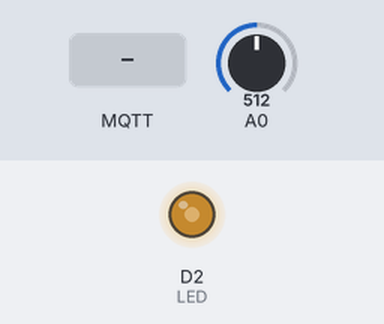
Recording of a sketch running on a simulated ESP8266 (NodeMCU). Shown: output pins drawn as LEDs (lit = HIGH). The inputs (shaded band) are chosen by the test bench; at power-on: A0 = 512. WiFi joins after 1.5 s; servers stay silent unless stated; no MQTT or app messages arrive unless stated; what the sketch prints to the serial monitor is not drawn.

Above: at 2.7 s.
2.8 s: MQTT message "0" arrives on the first subscribed topic
At 4.0 s:
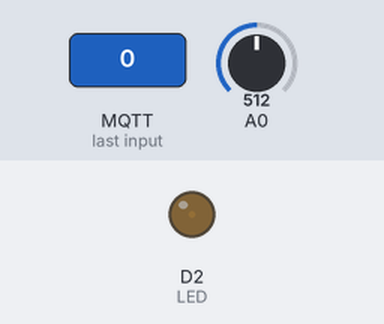
4.3 s: MQTT message "on" arrives on the first subscribed topic
At 5.4 s:
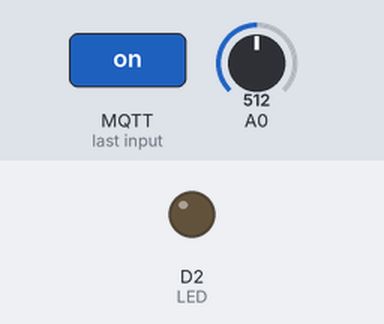
7.3 s: MQTT message "90" arrives on the first subscribed topic
At 17.7 s:
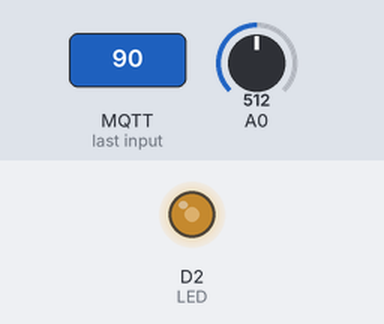
Timing chart, 0 to 18.8 s (numbered marks = the images above; inputs shaded):
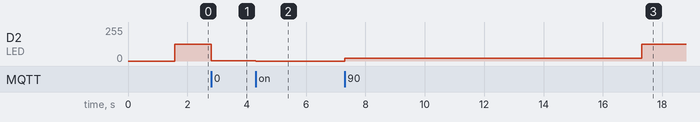

The sketch:

02_analog_light.ino
```cpp
#include <ESP8266WiFi.h>
#include <PubSubClient.h>
#include "config.h"

/* DEFINE YOUR PARAMS */
#define mqtt_topic_status     "rtfbest/status"
#define mqtt_topic_out        "rtfbest/alight/status"
#define mqtt_topic_out_pwm    "rtfbest/alight/pwm_value"
#define mqtt_topic_in         "rtfbest/alight/pwm_override"
#define LED                   D2

long lastMsgMQTT = 0;
long lastMsgPWM = 0;
int value = 0;
int value_PWM = 0;
bool is_override = false;

WiFiClient espClient;
PubSubClient client(espClient);

long lastMsg = 0;
long delayMS = 1000;
char msg[50];

void setup_wifi() {
  delay(10);
  Serial.println();
  Serial.print("Connecting to ");
  Serial.println(wifi_ssid);
  Serial.println(wifi_pass);
  WiFi.begin(wifi_ssid, wifi_pass);
  while (WiFi.status() != WL_CONNECTED) {
    delay(500);
    Serial.println(".");
    WiFi.printDiag(Serial);
  }

  randomSeed(micros());

  Serial.println("");
  Serial.println("WiFi connected");
  Serial.println("IP address: ");
  Serial.println(WiFi.localIP());
}

void callback(char* topic, byte* payload, unsigned int length) {
  Serial.print("Message arrived [");
  Serial.print(topic);
  Serial.print("] ");

  if (length > sizeof(msg) - 1) {
    length = sizeof(msg) - 1;
  }

  for (int i = 0; i < length; i++) {
    Serial.print((char)payload[i]);
    msg[i] = (char) payload[i];
  }
  Serial.println();
  Serial.println(msg);

  value_PWM = atoi(msg);
  if ( value_PWM > 1023 ) {
    value_PWM = 0;
  } else {
    lastMsgPWM = millis();
    is_override = true;
  }

  if ( strcmp(topic, mqtt_topic_in) == 0 ) {

    if ((char)payload[0] == '0') {
      digitalWrite(BUILTIN_LED, HIGH); //BUILTIN_LED has pullup resistor, HIGH = OFF, LOW = ON
    }

    if ((char)payload[0] == '1') {
      digitalWrite(BUILTIN_LED, LOW);
    }
  }

}

void reconnect() {
  String clientId = "ESP8266Client-";
  clientId += String(ESP.getChipId());

  while (!client.connected()) {
    Serial.println("Attempting MQTT connection...");
    Serial.print("Client ID:");
    Serial.print(clientId);
    Serial.print(mqtt_login);
    Serial.print(mqtt_pass);
    if (client.connect(clientId.c_str(), mqtt_login, mqtt_pass)) {
      Serial.println("connected");
      client.publish(mqtt_topic_status, "reconnected");
      client.subscribe(mqtt_topic_in);
    } else {
      Serial.print("failed, rc=");
      Serial.print(client.state());
      Serial.println(" try again in 5 seconds");
      delay(5000);
    }
  }
}

void setup() {
  Serial.begin(115200);
  setup_wifi();
  client.setServer(mqtt_server, mqtt_port);
  client.setCallback(callback);
}

void loop() {
  if (!client.connected()) {
    reconnect();
  }
  client.loop();

  if ( is_override ) {
    if ( millis() > lastMsgPWM + 10*1000 ) { //timeout 10 second
      is_override = false;
    } else {
      analogWrite(LED, value_PWM);
      sprintf (msg, "%i", value_PWM);
      client.publish(mqtt_topic_out, msg);
      Serial.print("OVERIDE ");
      Serial.println(msg);

    }
  } else {
    if ( millis() > lastMsgMQTT + delayMS) {
      value = analogRead(A0);
      sprintf (msg, "%i", value);
      client.publish(mqtt_topic_out, msg);

      Serial.print("LIGHT ");
      Serial.println(msg);

      lastMsgMQTT = millis();

      value = 1024-value;
      sprintf (msg, "%i", value);
      Serial.print("PWM ");
      Serial.print(msg);
      Serial.print("/");
      Serial.println(value_PWM);

      client.publish(mqtt_topic_out_pwm, msg);
      analogWrite(LED, value);
    }
  }

  long now = millis();
  if (now - lastMsg > 30000) {    //TODO: overflow long in 49 days
    lastMsg = now;
    ++value;
    sprintf(msg, "status #%ld", value);
    Serial.print("Publish message: ");
    Serial.println(msg);
    client.publish(mqtt_topic_status, msg);
  }
}
```

config.h
```cpp
#define wifi_ssid     "rtfbest"
#define wifi_pass     "rtf-1234"

#define mqtt_server     "2.remzalp.ru"
#define mqtt_port     9976
#define mqtt_login    "student"
#define mqtt_pass     "rtf-123"
```

Measured:
- after the input at 2.8 s, D2 (LED): 127/255 → 2/255 at once
- after the input at 4.3 s, D2 (LED): 2/255 → 0/255 at once
- after the input at 7.3 s, D2 (LED): 0/255 → 22/255 at once, → 127/255 10.0 s later
